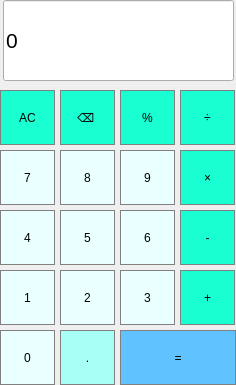
<?xml version="1.0" encoding="UTF-8"?>
<ui version="4.0">
 <class>MainWindow</class>
 <widget class="QMainWindow" name="MainWindow">
  <property name="geometry">
   <rect>
    <x>0</x>
    <y>0</y>
    <width>236</width>
    <height>385</height>
   </rect>
  </property>
  <property name="windowTitle">
   <string>MainWindow</string>
  </property>
  <widget class="QWidget" name="centralwidget">
   <widget class="QLineEdit" name="lineEdit">
    <property name="geometry">
     <rect>
      <x>3</x>
      <y>0</y>
      <width>231</width>
      <height>81</height>
     </rect>
    </property>
    <property name="font">
     <font>
      <pointsize>16</pointsize>
     </font>
    </property>
    <property name="text">
     <string>0</string>
    </property>
   </widget>
   <widget class="QPushButton" name="pushButton_7">
    <property name="geometry">
     <rect>
      <x>0</x>
      <y>150</y>
      <width>55</width>
      <height>55</height>
     </rect>
    </property>
    <property name="styleSheet">
     <string notr="true">QPushButton {
   border: 1px solid gray;
   background-color: rgb(234, 255, 255);
}
QPushButton:pressed {
    background-color: qlineargradient(x1: 0, y1: 0, x2: 0, y2: 1,
                                      stop: 0 #ffbc47, stop: 1 #f5dfba);
}
</string>
    </property>
    <property name="text">
     <string>7</string>
    </property>
   </widget>
   <widget class="QPushButton" name="pushButton_4">
    <property name="geometry">
     <rect>
      <x>0</x>
      <y>210</y>
      <width>55</width>
      <height>55</height>
     </rect>
    </property>
    <property name="styleSheet">
     <string notr="true">QPushButton {
   border: 1px solid gray;
   background-color: rgb(234, 255, 255);
}
QPushButton:pressed {
    background-color: qlineargradient(x1: 0, y1: 0, x2: 0, y2: 1,
                                      stop: 0 #ffbc47, stop: 1 #f5dfba);
}
</string>
    </property>
    <property name="text">
     <string>4</string>
    </property>
   </widget>
   <widget class="QPushButton" name="pushButton_1">
    <property name="geometry">
     <rect>
      <x>0</x>
      <y>270</y>
      <width>55</width>
      <height>55</height>
     </rect>
    </property>
    <property name="styleSheet">
     <string notr="true">QPushButton {
   border: 1px solid gray;
   background-color: rgb(234, 255, 255);
}
QPushButton:pressed {
    background-color: qlineargradient(x1: 0, y1: 0, x2: 0, y2: 1,
                                      stop: 0 #ffbc47, stop: 1 #f5dfba);
}
</string>
    </property>
    <property name="text">
     <string>1</string>
    </property>
   </widget>
   <widget class="QPushButton" name="pushButton_2">
    <property name="geometry">
     <rect>
      <x>60</x>
      <y>270</y>
      <width>55</width>
      <height>55</height>
     </rect>
    </property>
    <property name="styleSheet">
     <string notr="true">QPushButton {
   border: 1px solid gray;
   background-color: rgb(234, 255, 255);
}
QPushButton:pressed {
    background-color: qlineargradient(x1: 0, y1: 0, x2: 0, y2: 1,
                                      stop: 0 #ffbc47, stop: 1 #f5dfba);
}
</string>
    </property>
    <property name="text">
     <string>2</string>
    </property>
   </widget>
   <widget class="QPushButton" name="pushButton_5">
    <property name="geometry">
     <rect>
      <x>60</x>
      <y>210</y>
      <width>55</width>
      <height>55</height>
     </rect>
    </property>
    <property name="styleSheet">
     <string notr="true">QPushButton {
   border: 1px solid gray;
   background-color: rgb(234, 255, 255);
}
QPushButton:pressed {
    background-color: qlineargradient(x1: 0, y1: 0, x2: 0, y2: 1,
                                      stop: 0 #ffbc47, stop: 1 #f5dfba);
}
</string>
    </property>
    <property name="text">
     <string>5</string>
    </property>
   </widget>
   <widget class="QPushButton" name="pushButton_8">
    <property name="geometry">
     <rect>
      <x>60</x>
      <y>150</y>
      <width>55</width>
      <height>55</height>
     </rect>
    </property>
    <property name="styleSheet">
     <string notr="true">QPushButton {
   border: 1px solid gray;
   background-color: rgb(234, 255, 255);
}
QPushButton:pressed {
    background-color: qlineargradient(x1: 0, y1: 0, x2: 0, y2: 1,
                                      stop: 0 #ffbc47, stop: 1 #f5dfba);
}
</string>
    </property>
    <property name="text">
     <string>8</string>
    </property>
   </widget>
   <widget class="QPushButton" name="pushButton_3">
    <property name="geometry">
     <rect>
      <x>120</x>
      <y>270</y>
      <width>55</width>
      <height>55</height>
     </rect>
    </property>
    <property name="styleSheet">
     <string notr="true">QPushButton {
   border: 1px solid gray;
   background-color: rgb(234, 255, 255);
}
QPushButton:pressed {
    background-color: qlineargradient(x1: 0, y1: 0, x2: 0, y2: 1,
                                      stop: 0 #ffbc47, stop: 1 #f5dfba);
}
</string>
    </property>
    <property name="text">
     <string>3</string>
    </property>
   </widget>
   <widget class="QPushButton" name="pushButton_6">
    <property name="geometry">
     <rect>
      <x>120</x>
      <y>210</y>
      <width>55</width>
      <height>55</height>
     </rect>
    </property>
    <property name="styleSheet">
     <string notr="true">QPushButton {
   border: 1px solid gray;
   background-color: rgb(234, 255, 255);
}
QPushButton:pressed {
    background-color: qlineargradient(x1: 0, y1: 0, x2: 0, y2: 1,
                                      stop: 0 #ffbc47, stop: 1 #f5dfba);
}
</string>
    </property>
    <property name="text">
     <string>6</string>
    </property>
   </widget>
   <widget class="QPushButton" name="pushButton_9">
    <property name="geometry">
     <rect>
      <x>120</x>
      <y>150</y>
      <width>55</width>
      <height>55</height>
     </rect>
    </property>
    <property name="styleSheet">
     <string notr="true">QPushButton {
   border: 1px solid gray;
   background-color: rgb(234, 255, 255);
}
QPushButton:pressed {
    background-color: qlineargradient(x1: 0, y1: 0, x2: 0, y2: 1,
                                      stop: 0 #ffbc47, stop: 1 #f5dfba);
}
</string>
    </property>
    <property name="text">
     <string>9</string>
    </property>
   </widget>
   <widget class="QPushButton" name="pushButton_minus">
    <property name="geometry">
     <rect>
      <x>180</x>
      <y>210</y>
      <width>55</width>
      <height>55</height>
     </rect>
    </property>
    <property name="styleSheet">
     <string notr="true">QPushButton {
   border: 1px solid gray;
   background-color: rgb(25, 255, 209);
}
QPushButton:pressed {
    background-color: qlineargradient(x1: 0, y1: 0, x2: 0, y2: 1,
                                      stop: 0 #ffbc47, stop: 1 #f5dfba);
}
</string>
    </property>
    <property name="text">
     <string>-</string>
    </property>
   </widget>
   <widget class="QPushButton" name="pushButton_multi">
    <property name="geometry">
     <rect>
      <x>180</x>
      <y>150</y>
      <width>55</width>
      <height>55</height>
     </rect>
    </property>
    <property name="styleSheet">
     <string notr="true">QPushButton {
   border: 1px solid gray;
   background-color: rgb(25, 255, 209);
}
QPushButton:pressed {
    background-color: qlineargradient(x1: 0, y1: 0, x2: 0, y2: 1,
                                      stop: 0 #ffbc47, stop: 1 #f5dfba);
}
</string>
    </property>
    <property name="text">
     <string>×</string>
    </property>
   </widget>
   <widget class="QPushButton" name="pushButton_divesion">
    <property name="geometry">
     <rect>
      <x>180</x>
      <y>90</y>
      <width>55</width>
      <height>55</height>
     </rect>
    </property>
    <property name="styleSheet">
     <string notr="true">QPushButton {
   border: 1px solid gray;
   background-color: rgb(25, 255, 209);
}
QPushButton:pressed {
    background-color: qlineargradient(x1: 0, y1: 0, x2: 0, y2: 1,
                                      stop: 0 #ffbc47, stop: 1 #f5dfba);
}
</string>
    </property>
    <property name="text">
     <string>÷</string>
    </property>
   </widget>
   <widget class="QPushButton" name="pushButton_dot">
    <property name="geometry">
     <rect>
      <x>60</x>
      <y>330</y>
      <width>55</width>
      <height>55</height>
     </rect>
    </property>
    <property name="styleSheet">
     <string notr="true">QPushButton {
   border: 1px solid gray;
   background-color: rgb(167, 255, 245);
}
QPushButton:pressed {
    background-color: qlineargradient(x1: 0, y1: 0, x2: 0, y2: 1,
                                      stop: 0 #ffbc47, stop: 1 #f5dfba);
}
</string>
    </property>
    <property name="text">
     <string>.</string>
    </property>
   </widget>
   <widget class="QPushButton" name="pushButton_equal">
    <property name="geometry">
     <rect>
      <x>120</x>
      <y>330</y>
      <width>116</width>
      <height>55</height>
     </rect>
    </property>
    <property name="styleSheet">
     <string notr="true">QPushButton {
   border: 1px solid gray;
   background-color:rgb(96, 194, 255);
}
QPushButton:pressed {
    background-color: qlineargradient(x1: 0, y1: 0, x2: 0, y2: 1,
                                      stop: 0 #ffbc47, stop: 1 #f5dfba);
}
</string>
    </property>
    <property name="text">
     <string>=</string>
    </property>
   </widget>
   <widget class="QPushButton" name="pushButton_0">
    <property name="geometry">
     <rect>
      <x>0</x>
      <y>330</y>
      <width>55</width>
      <height>55</height>
     </rect>
    </property>
    <property name="styleSheet">
     <string notr="true">QPushButton {
   border: 1px solid gray;
   background-color: rgb(234, 255, 255);
}
QPushButton:pressed {
    background-color: qlineargradient(x1: 0, y1: 0, x2: 0, y2: 1,
                                      stop: 0 #ffbc47, stop: 1 #f5dfba);
}
</string>
    </property>
    <property name="text">
     <string>0</string>
    </property>
   </widget>
   <widget class="QPushButton" name="pushButton_plus">
    <property name="geometry">
     <rect>
      <x>180</x>
      <y>270</y>
      <width>55</width>
      <height>55</height>
     </rect>
    </property>
    <property name="styleSheet">
     <string notr="true">QPushButton {
   border: 1px solid gray;
   background-color: rgb(25, 255, 209);
}
QPushButton:pressed {
    background-color: qlineargradient(x1: 0, y1: 0, x2: 0, y2: 1,
                                      stop: 0 #ffbc47, stop: 1 #f5dfba);
}
</string>
    </property>
    <property name="text">
     <string>+</string>
    </property>
   </widget>
   <widget class="QPushButton" name="pushButton_percent">
    <property name="geometry">
     <rect>
      <x>120</x>
      <y>90</y>
      <width>55</width>
      <height>55</height>
     </rect>
    </property>
    <property name="styleSheet">
     <string notr="true">QPushButton {
   border: 1px solid gray;
   background-color: rgb(25, 255, 209);
}
QPushButton:pressed {
    background-color: qlineargradient(x1: 0, y1: 0, x2: 0, y2: 1,
                                      stop: 0 #ffbc47, stop: 1 #f5dfba);
}
</string>
    </property>
    <property name="text">
     <string>%</string>
    </property>
   </widget>
   <widget class="QPushButton" name="pushButton_clear">
    <property name="geometry">
     <rect>
      <x>0</x>
      <y>90</y>
      <width>55</width>
      <height>55</height>
     </rect>
    </property>
    <property name="styleSheet">
     <string notr="true">QPushButton {
   border: 1px solid gray;
   background-color: rgb(25, 255, 209);
}
QPushButton:pressed {
    background-color: qlineargradient(x1: 0, y1: 0, x2: 0, y2: 1,
                                      stop: 0 #ffbc47, stop: 1 #f5dfba);
}
</string>
    </property>
    <property name="text">
     <string>AC</string>
    </property>
   </widget>
   <widget class="QPushButton" name="pushButton_backscape">
    <property name="geometry">
     <rect>
      <x>60</x>
      <y>90</y>
      <width>55</width>
      <height>55</height>
     </rect>
    </property>
    <property name="styleSheet">
     <string notr="true">QPushButton {
   border: 1px solid gray;
   background-color: rgb(25, 255, 209);
}
QPushButton:pressed {
    background-color: qlineargradient(x1: 0, y1: 0, x2: 0, y2: 1,
                                      stop: 0 #ffbc47, stop: 1 #f5dfba);
}
</string>
    </property>
    <property name="text">
     <string>⌫ </string>
    </property>
   </widget>
  </widget>
 </widget>
 <resources/>
 <connections/>
</ui>
